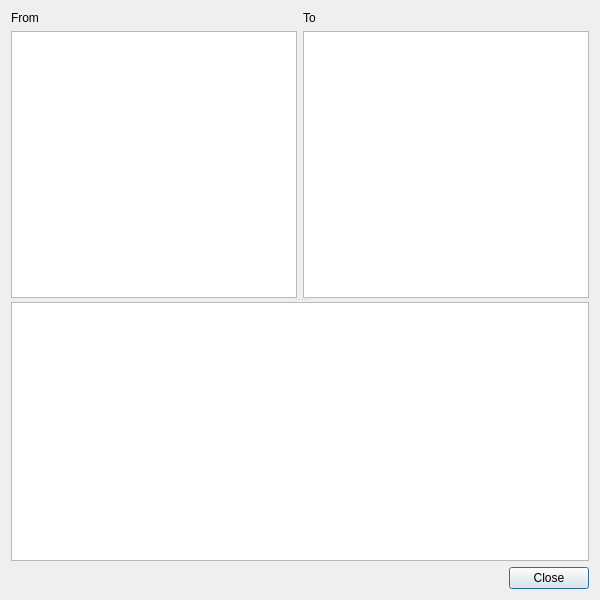
<?xml version="1.0" encoding="UTF-8"?>
<ui version="4.0">
 <class>MergeHistoryDialog</class>
 <widget class="QDialog" name="MergeHistoryDialog">
  <property name="geometry">
   <rect>
    <x>0</x>
    <y>0</y>
    <width>600</width>
    <height>600</height>
   </rect>
  </property>
  <property name="windowTitle">
   <string>Dialog</string>
  </property>
  <property name="windowIcon">
   <iconset resource="MainWindow.qrc">
    <normaloff>:/icons/resources/logo_320x320.png</normaloff>:/icons/resources/logo_320x320.png</iconset>
  </property>
  <layout class="QVBoxLayout" name="verticalLayout_3">
   <item>
    <widget class="QSplitter" name="splitter">
     <property name="orientation">
      <enum>Qt::Vertical</enum>
     </property>
     <widget class="QWidget" name="layoutWidget">
      <layout class="QHBoxLayout" name="horizontalLayout">
       <item>
        <layout class="QVBoxLayout" name="verticalLayout">
         <item>
          <widget class="QLabel" name="label">
           <property name="text">
            <string>From</string>
           </property>
          </widget>
         </item>
         <item>
          <widget class="QListView" name="fromNotesList"/>
         </item>
        </layout>
       </item>
       <item>
        <layout class="QVBoxLayout" name="verticalLayout_2">
         <item>
          <widget class="QLabel" name="label_2">
           <property name="text">
            <string>To</string>
           </property>
          </widget>
         </item>
         <item>
          <widget class="QListView" name="toNotesList"/>
         </item>
        </layout>
       </item>
      </layout>
     </widget>
     <widget class="QTextBrowser" name="diffView"/>
    </widget>
   </item>
   <item>
    <widget class="QDialogButtonBox" name="buttonBox">
     <property name="orientation">
      <enum>Qt::Horizontal</enum>
     </property>
     <property name="standardButtons">
      <set>QDialogButtonBox::Close</set>
     </property>
    </widget>
   </item>
  </layout>
 </widget>
 <resources>
  <include location="MainWindow.qrc"/>
 </resources>
 <connections>
  <connection>
   <sender>buttonBox</sender>
   <signal>accepted()</signal>
   <receiver>MergeHistoryDialog</receiver>
   <slot>accept()</slot>
   <hints>
    <hint type="sourcelabel">
     <x>227</x>
     <y>582</y>
    </hint>
    <hint type="destinationlabel">
     <x>157</x>
     <y>274</y>
    </hint>
   </hints>
  </connection>
  <connection>
   <sender>buttonBox</sender>
   <signal>rejected()</signal>
   <receiver>MergeHistoryDialog</receiver>
   <slot>reject()</slot>
   <hints>
    <hint type="sourcelabel">
     <x>295</x>
     <y>588</y>
    </hint>
    <hint type="destinationlabel">
     <x>286</x>
     <y>274</y>
    </hint>
   </hints>
  </connection>
  <connection>
   <sender>fromNotesList</sender>
   <signal>clicked(QModelIndex)</signal>
   <receiver>MergeHistoryDialog</receiver>
   <slot>click_update_from()</slot>
   <hints>
    <hint type="sourcelabel">
     <x>204</x>
     <y>86</y>
    </hint>
    <hint type="destinationlabel">
     <x>233</x>
     <y>6</y>
    </hint>
   </hints>
  </connection>
  <connection>
   <sender>toNotesList</sender>
   <signal>clicked(QModelIndex)</signal>
   <receiver>MergeHistoryDialog</receiver>
   <slot>click_update_to()</slot>
   <hints>
    <hint type="sourcelabel">
     <x>440</x>
     <y>78</y>
    </hint>
    <hint type="destinationlabel">
     <x>457</x>
     <y>5</y>
    </hint>
   </hints>
  </connection>
 </connections>
 <slots>
  <slot>click_update_from()</slot>
  <slot>click_update_to()</slot>
 </slots>
</ui>
